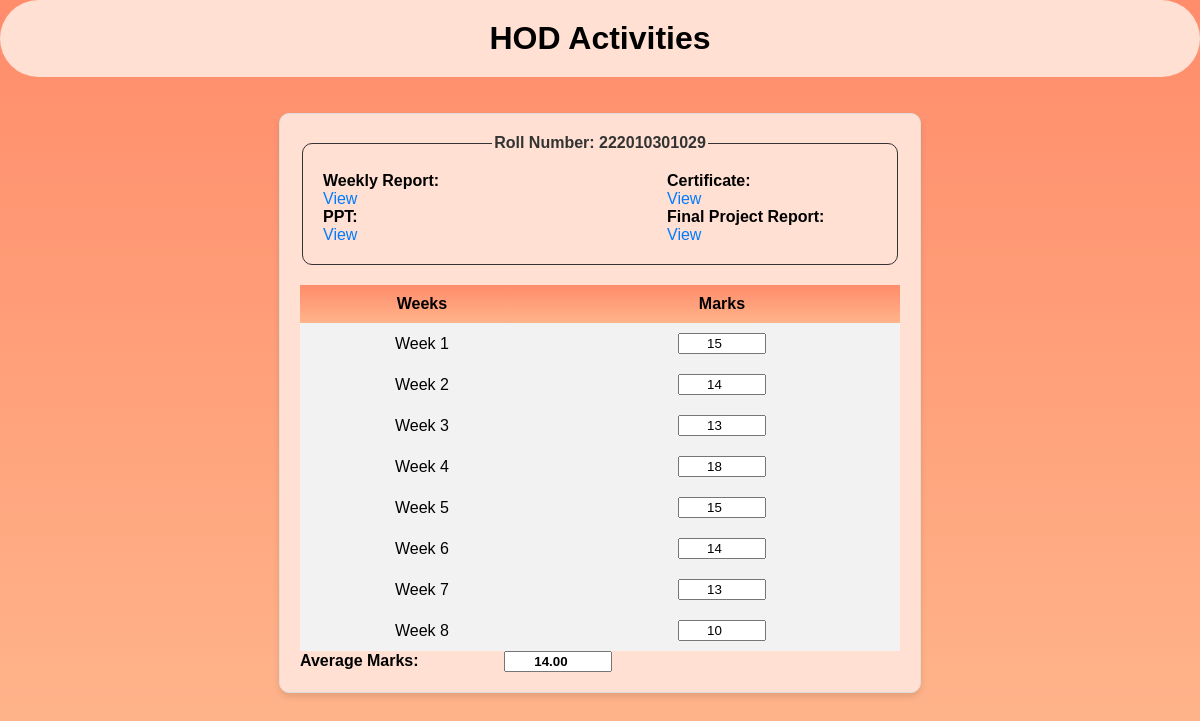
The app's page /hod/activities/222010301029/ with its own data.
### Intern_Portal/models.py (models this page shows, shortened)
class MyUploadedFiles(models.Model):
    roll_number = models.PositiveIntegerField()  # Add a Roll No field
    weekly_report = models.FileField(upload_to='uploads/')
    certificate = models.FileField(upload_to='uploads/')
    ppt = models.FileField(upload_to='uploads/')
    final_project_report = models.FileField(upload_to='uploads/')
    student = models.ForeignKey(User, on_delete=models.CASCADE)
    roll_number = models.CharField(max_length=20)
    marks1 = models.PositiveIntegerField(default=0)
    marks2 = models.PositiveIntegerField(default=0)
    marks3 = models.PositiveIntegerField(default=0)
    marks4 = models.PositiveIntegerField(default=0)
    marks5 = models.PositiveIntegerField(default=0)
    marks6 = models.PositiveIntegerField(default=0)
    marks7 = models.PositiveIntegerField(default=0)
    marks8 = models.PositiveIntegerField(default=0)
    average_marks = models.FloatField(default=0.0)

### Intern_Portal/views.py (the view)
# urls.py: path('hod/activities/<str:roll_number>/', views.hod_activities, name='hod_activities'),
def hod_activities(request,roll_number):
    files = MyUploadedFiles.objects.filter(roll_number=roll_number)
    return render(request, 'hod_activities.html', {'files': files})

### Intern_Portal/Templates/hod_activities.html (shortened to what this page needs)
<!DOCTYPE html>
<html>
<head>
</head>
<body>
    <h1>HOD Activities</h1>
    <ul>
        {% for file in files %}
        <li>
            <fieldset>
                <legend style="color: linear-gradient(to bottom, #ff8c6b, #ffa07a, #ffb48a);">Roll Number: {{ file.roll_number }}</legend>
                <div class="file-info">
                    <div class="file-item">
                        <strong>Weekly Report:</strong>
                        <a href="{{ file.weekly_report.url }}" target="_blank">View</a>
                    </div>
                    {% if file.certificate %}
                    <div class="file-item">
                        <strong>Certificate:</strong>
                        <a href="{{ file.certificate.url }}" target="_blank">View</a>
                    </div>
                    {% endif %}
                    {% if file.ppt %}
                    <div class="file-item">
                        <strong>PPT:</strong>
                        <a href="{{ file.ppt.url }}" target="_blank">View</a>
                    </div>
                    {% endif %}
                    {% if file.final_project_report %}
                    <div class="file-item">
                        <strong>Final Project Report:</strong>
                        <a href="{{ file.final_project_report.url }}" target="_blank">View</a>
                    </div>
                    {% endif %}
                </div>
            </fieldset>
            <div class="marks-section">
                <form method="post" action="{% url 'update_marks' file.id %}">
                    {% if not file.duplicate %}
                    <table class="fade-in">
                        <tr>
                            <th>Weeks</th>
                            <th>Marks</th>
                        </tr>
                        <tr>
                            <td>Week 1</td>
                            <td><input type="number" name="marks1" class="marks-input" value="{{ file.marks1 }}" readonly></td>
                        </tr>
                        <tr>
                            <td>Week 2</td>
                            <td><input type="number" name="marks2" class="marks-input" value="{{ file.marks2 }}" readonly></td>
                        </tr>
                        <tr>
                            <td>Week 3</td>
                            <td><input type="number" name="marks3" class="marks-input" value="{{ file.marks3 }}" readonly></td>
                        </tr>
                        <tr>
                            <td>Week 4</td>
                            <td><input type="number" name="marks4" class="marks-input" value="{{ file.marks4 }}" readonly></td>
                        </tr>
                        <tr>
                            <td>Week 5</td>
                            <td><input type="number" name="marks5" class="marks-input" value="{{ file.marks5 }}" readonly></td>
                        </tr>
                        <tr>
                            <td>Week 6</td>
                            <td><input type="number" name="marks6" class="marks-input" value="{{ file.marks6 }}" readonly></td>
                        </tr>
                        <tr>
                            <td>Week 7</td>
                            <td><input type="number" name="marks7" class="marks-input" value="{{ file.marks7 }}" readonly></td>
                        </tr>
                        <tr>
                            <td>Week 8</td>
                            <td><input type="number" name="marks8" class="marks-input" value="{{ file.marks8 }}" readonly></td>
                        </tr>
                    </table>
                    {% endif %}
                </form>
                <strong>Average Marks:</strong>
                <input type="number" name="average" class="average-input"   readonly>
            </div>
        </li>
        {% empty %}
        <p>No files uploaded by this student.</p>
        {% endfor %}
    </ul>
</body>
</html>

### Intern_Portal/Templates/hod_activities.html (style rules this page uses)
body { font-family: Arial, sans-serif; background: linear-gradient(to bottom, #ff8c6b, #ffa07a, #ffb48a); margin: 0; padding: 0; }
h1 { text-align: center; background-color: #ffe0d2; color: black; padding: 20px; margin: 0; border-radius: 50px; }
ul { list-style: none; padding: 0; display: flex; flex-wrap: wrap; justify-content: center; }
li { background-color: #ffe0d2; border: 1px solid #ddd; margin: 20px; padding: 20px; border-radius: 10px; width: 600px; transition: transform 0.3s ease-in-out, box-shadow 0.3s ease-in-out; box-shadow: 0 4px 6px rgba(0, 0, 0, 0.1); }
fieldset { border: 1px solid #333; padding: 20px; border-radius: 10px; }
legend { font-weight: bold; color: #333; text-align: center; }
strong { font-weight: bold; display: inline-block; width: 200px; }
.file-info { display: flex; flex-wrap: wrap; justify-content: space-between; }
.file-item { flex: 0 0 calc(25% - 10px); margin-right: 10px; }
a { text-decoration: none; color: #007bff; transition: color 0.3s; }
table { opacity: 0; width: 100%; border-collapse: collapse; margin-top: 20px; transition: opacity 0.5s ease-in-out; }
th, td { padding: 10px; text-align: center; }
th { background: linear-gradient(to bottom, #ff8c6b, #ffa07a, #ffb48a); color: black; }
td { background-color: #f2f2f2; }
.marks-input { width: 80px; text-align: center; }
.average-input { width: 100px; font-weight: bold; text-align: center; }
table.fade-in { opacity: 1; }

### records on screen
MyUploadedFiles: roll_number "222010301029", marks1 "15", marks2 "14", marks3 "13", marks4 "18", marks5 "15", marks6 "14", marks7 "13", marks8 "10"
